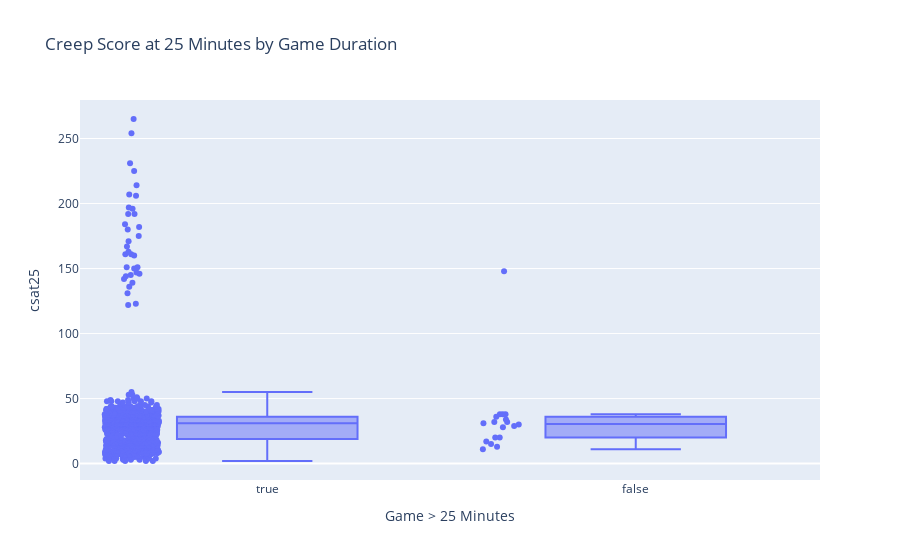
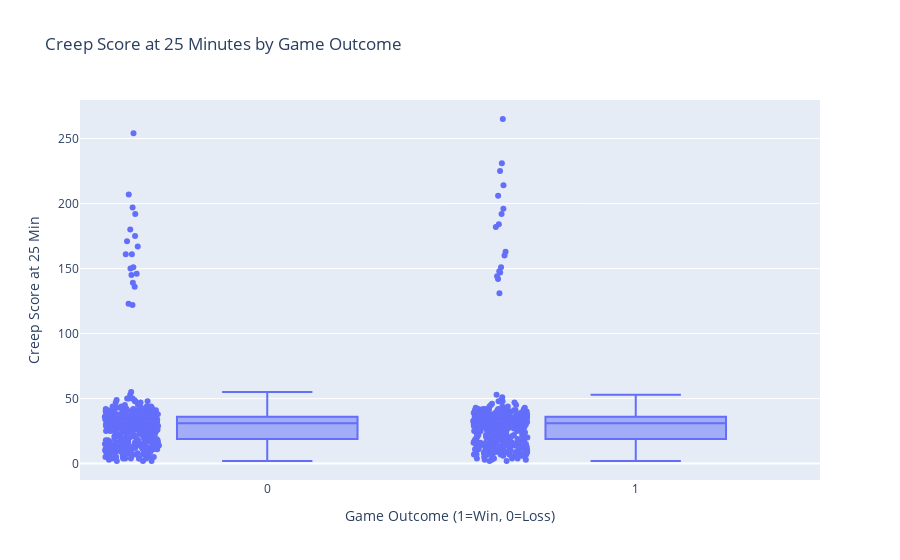
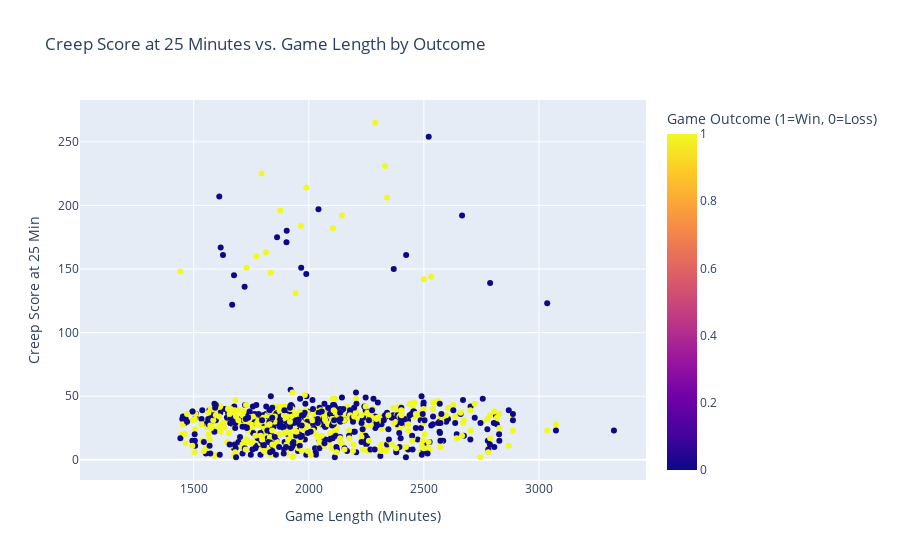

Notebook source saved alongside these figures, in order:
### Code cell
fig_1 = px.box(
    support_data,
    x='is_25',
    y='csat25',
    labels={'is_25': 'Game > 25 Minutes', 'csat250': 'Creep Score at 25 Min'},
    title='Creep Score at 25 Minutes by Game Duration',
    points='all'
)

fig_2 = px.box(
    support_data,
    x='result',  
    y='csat25',  
    labels={'result': 'Game Outcome (1=Win, 0=Loss)', 'csat25': 'Creep Score at 25 Min'},
    title='Creep Score at 25 Minutes by Game Outcome',
    points="all", 
)

fig_3 = px.scatter(
    support_data,
    x='gamelength',  
    y='csat25', 
    color='result', 
    labels={
        'gamelength': 'Game Length (Minutes)',
        'csat25': 'Creep Score at 25 Min',
        'result': 'Game Outcome (1=Win, 0=Loss)'
    },
    title='Creep Score at 25 Minutes vs. Game Length by Outcome',
    hover_data=['is_25'] 
)

fig_1.write_html(r'C:\Users\DerDo\Desktop\dsc80-final\League-of-Legends-Data-Project\plots\plot_3.html', include_plotlyjs='cdn')
fig_2.write_html(r'C:\Users\DerDo\Desktop\dsc80-final\League-of-Legends-Data-Project\plots\plot_4.html', include_plotlyjs='cdn')
fig_3.write_html(r'C:\Users\DerDo\Desktop\dsc80-final\League-of-Legends-Data-Project\plots\plot_5.html', include_plotlyjs='cdn')

fig_1.show()
fig_2.show()
fig_3.show()

### Figure 1 — Plotly figure (JSON) as saved in the notebook; plotly's stock layout.template omitted (floating-point values rounded to 4 significant figures; data arrays with more than 128 entries replaced by an {"elided": "..."} marker saying what was removed)
{"data": [{"alignmentgroup": "True", "boxpoints": "all", "hovertemplate": "Game > 25 Minutes=%{x}<br>csat25=%{y}<extra></extra>", "legendgroup": "", "marker": {"color": "#636efa"}, "name": "", "notched": false, "offsetgroup": "", "orientation": "v", "showlegend": false, "type": "box", "x": {"elided": "934 bool values"}, "x0": " ", "xaxis": "x", "y": {"elided": "934 int values"}, "y0": " ", "yaxis": "y"}], "layout": {"autosize": true, "boxmode": "group", "legend": {"tracegroupgap": 0}, "title": {"text": "Creep Score at 25 Minutes by Game Duration"}, "xaxis": {"anchor": "y", "autorange": true, "domain": [0, 1], "range": [-0.508, 1.5], "title": {"text": "Game > 25 Minutes"}, "type": "category"}, "yaxis": {"anchor": "x", "autorange": true, "domain": [0, 1], "range": [-12.61, 279.6], "title": {"text": "csat25"}, "type": "linear"}}}

### Figure 2 — Plotly figure (JSON) as saved in the notebook; plotly's stock layout.template omitted (floating-point values rounded to 4 significant figures; data arrays with more than 128 entries replaced by an {"elided": "..."} marker saying what was removed)
{"data": [{"alignmentgroup": "True", "boxpoints": "all", "hovertemplate": "Game Outcome (1=Win, 0=Loss)=%{x}<br>Creep Score at 25 Min=%{y}<extra></extra>", "legendgroup": "", "marker": {"color": "#636efa"}, "name": "", "notched": false, "offsetgroup": "", "orientation": "v", "showlegend": false, "type": "box", "x": {"elided": "934 int values"}, "x0": " ", "xaxis": "x", "y": {"elided": "934 int values"}, "y0": " ", "yaxis": "y"}], "layout": {"autosize": true, "boxmode": "group", "legend": {"tracegroupgap": 0}, "title": {"text": "Creep Score at 25 Minutes by Game Outcome"}, "xaxis": {"anchor": "y", "autorange": true, "domain": [0, 1], "range": [-0.508, 1.5], "title": {"text": "Game Outcome (1=Win, 0=Loss)"}, "type": "linear"}, "yaxis": {"anchor": "x", "autorange": true, "domain": [0, 1], "range": [-12.61, 279.6], "title": {"text": "Creep Score at 25 Min"}, "type": "linear"}}}

### Figure 3 — Plotly figure (JSON) as saved in the notebook; plotly's stock layout.template omitted (floating-point values rounded to 4 significant figures; data arrays with more than 128 entries replaced by an {"elided": "..."} marker saying what was removed)
{"data": [{"customdata": {"elided": "934x1 bool values"}, "hovertemplate": "Game Length (Minutes)=%{x}<br>Creep Score at 25 Min=%{y}<br>is_25=%{customdata[0]}<br>Game Outcome (1=Win, 0=Loss)=%{marker.color}<extra></extra>", "legendgroup": "", "marker": {"color": {"elided": "934 int values"}, "coloraxis": "coloraxis", "symbol": "circle"}, "mode": "markers", "name": "", "orientation": "v", "showlegend": false, "type": "scatter", "x": {"elided": "934 int values"}, "xaxis": "x", "y": {"elided": "934 int values"}, "yaxis": "y"}], "layout": {"autosize": true, "coloraxis": {"colorbar": {"title": {"text": "Game Outcome (1=Win, 0=Loss)"}}, "colorscale": [[0, "#0d0887"], [0.1111, "#46039f"], [0.2222, "#7201a8"], [0.3333, "#9c179e"], [0.4444, "#bd3786"], [0.5556, "#d8576b"], [0.6667, "#ed7953"], [0.7778, "#fb9f3a"], [0.8889, "#fdca26"], [1, "#f0f921"]]}, "legend": {"tracegroupgap": 0}, "title": {"text": "Creep Score at 25 Minutes vs. Game Length by Outcome"}, "xaxis": {"anchor": "y", "autorange": true, "domain": [0, 1], "range": [1005.0, 3466.0], "title": {"text": "Game Length (Minutes)"}, "type": "linear"}, "yaxis": {"anchor": "x", "autorange": true, "domain": [0, 1], "range": [-19.7, 286.7], "title": {"text": "Creep Score at 25 Min"}, "type": "linear"}}}
